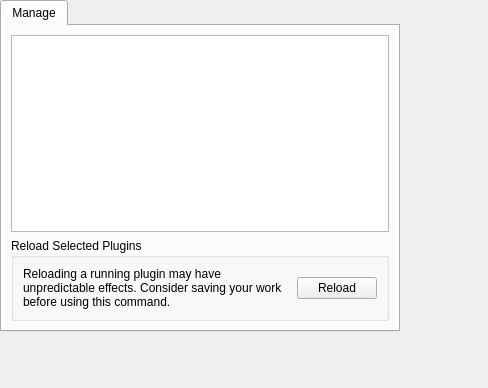
<?xml version="1.0" encoding="UTF-8"?>
<ui version="4.0">
 <class>ManagerPage</class>
 <widget class="QWidget" name="ManagerPage">
  <property name="geometry">
   <rect>
    <x>0</x>
    <y>0</y>
    <width>488</width>
    <height>388</height>
   </rect>
  </property>
  <widget class="KTabWidget" name="tabWidget">
   <property name="geometry">
    <rect>
     <x>0</x>
     <y>0</y>
     <width>400</width>
     <height>332</height>
    </rect>
   </property>
   <widget class="QWidget" name="manageTab">
    <attribute name="title">
     <string>Manage</string>
    </attribute>
    <layout class="QVBoxLayout" name="verticalLayout">
     <item>
      <widget class="QTreeView" name="tree"/>
     </item>
     <item>
      <widget class="QGroupBox" name="groupBox">
       <property name="title">
        <string>Reload Selected Plugins</string>
       </property>
       <layout class="QGridLayout" name="gridLayout">
        <item row="1" column="0">
         <widget class="QLabel" name="label">
          <property name="text">
           <string>Reloading a running plugin may have unpredictable effects. Consider saving your work before using this command.</string>
          </property>
          <property name="wordWrap">
           <bool>true</bool>
          </property>
         </widget>
        </item>
        <item row="1" column="1">
         <widget class="KPushButton" name="reload">
          <property name="text">
           <string>Reload</string>
          </property>
          <property name="icon">
           <iconset theme="system-reboot">
            <normaloff/>
           </iconset>
          </property>
         </widget>
        </item>
       </layout>
      </widget>
     </item>
    </layout>
   </widget>
  </widget>
 </widget>
 <customwidgets>
  <customwidget>
   <class>KPushButton</class>
   <extends>QPushButton</extends>
   <header>kpushbutton.h</header>
  </customwidget>
  <customwidget>
   <class>KTabWidget</class>
   <extends>QTabWidget</extends>
   <header>ktabwidget.h</header>
   <container>1</container>
  </customwidget>
 </customwidgets>
 <resources/>
 <connections/>
</ui>
